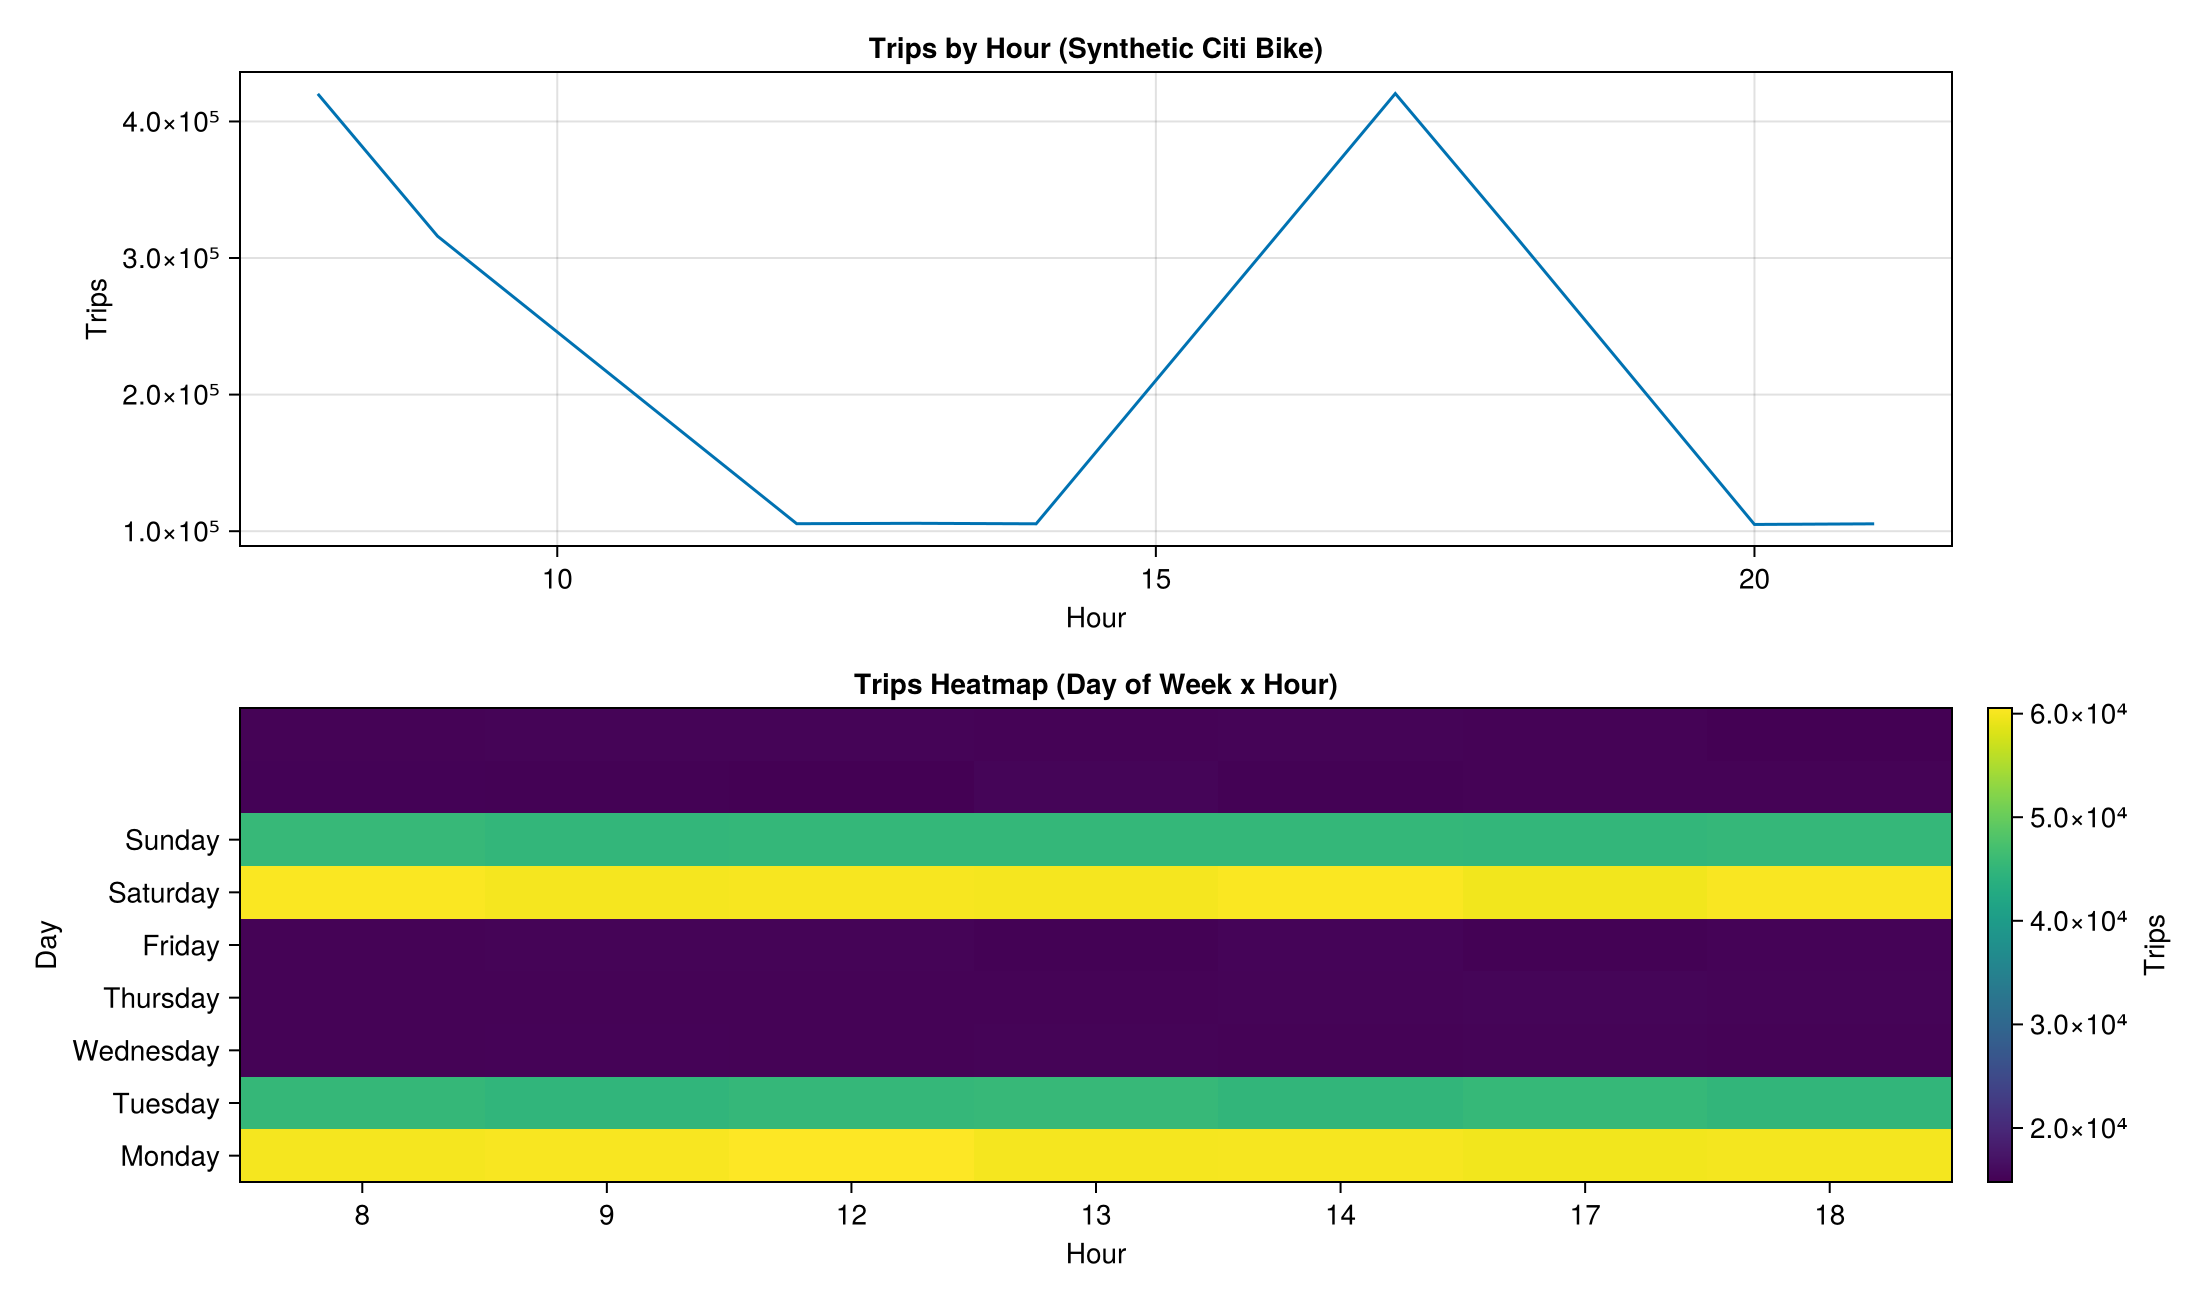

Recreate this plot in Julia.
using DataFrames, Dates, Random, Statistics, StatsBase
using CategoricalArrays
using CairoMakie

# ----------------------------
# 1) Synthetic "Citi Bike-ish" trip generator
# ----------------------------
function make_trips(n::Int; seed=7)
    Random.seed!(seed)

    # A few NYC-ish station names (fake but plausible)
    stations = [
        "W 33 St & 7 Ave", "E 17 St & Broadway", "Union Sq E & E 16 St",
        "Broadway & W 60 St", "Bedford Ave & N 7 St", "Fulton St & Broadway",
        "W 4 St & 7 Ave S", "Grand St & Greene St", "E 72 St & Park Ave",
        "Vesey Pl & River Terrace"
    ]

    # Generate timestamps across 7 days
    start_date = Date(2026, 1, 12) # any week
    days = start_date:(start_date + Day(6))

    # Helper to sample "rush-hour-biased" hours
    # Morning peak around 8–9, evening peak around 17–18, plus some baseline
    rush_hours = vcat(fill(8, 4), fill(9, 3), fill(17, 4), fill(18, 3), 12, 13, 14, 20, 21)
    hour_weights = countmap(rush_hours)
    hours = collect(keys(hour_weights))
    weights = [hour_weights[h] for h in hours]
    hour_sampler = Weights(weights)

    trip_id         = collect(1:n)
    start_station   = Vector{String}(undef, n)
    end_station     = Vector{String}(undef, n)
    started_at      = Vector{DateTime}(undef, n)
    duration_min    = Vector{Float64}(undef, n)

    for i in 1:n
        day = rand(days)

        # pick hour with rush-hour bias
        h = sample(hours, hour_sampler)
        m = rand(0:59)
        s = rand(0:59)

        started = DateTime(day) + Hour(h) + Minute(m) + Second(s)

        start_st = rand(stations)
        # end station is often different but sometimes same
        end_st = rand() < 0.85 ? rand(setdiff(stations, [start_st])) : start_st

        # durations: commute-ish in rush hours, longer on weekends
        weekday = dayofweek(day) in 1:5
        if weekday
            base = (h in (8,9,17,18)) ? rand(6.0:0.5:18.0) : rand(5.0:0.5:25.0)
        else
            base = rand(8.0:0.5:35.0)
        end

        start_station[i] = start_st
        end_station[i] = end_st
        started_at[i] = started
        duration_min[i] = base
    end

    df = DataFrame(
        trip_id = trip_id,
        start_station = start_station,
        end_station = end_station,
        started_at = started_at,
        duration_min = duration_min
    )

    return df
end

trips = make_trips(2_000_000)  

# ----------------------------
# 2) Feature engineering
# ----------------------------
trips.day = Date.(trips.started_at)
trips.hour = hour.(trips.started_at)
trips.dow = dayname.(trips.day)

# Rush-hour indicator
rush_set = Set([8, 9, 17, 18])
trips.is_rush = in.(trips.hour, Ref(rush_set))

# ----------------------------
# 3) Aggregations (fast groupby)
# ----------------------------
rush_share(v) = mean(v)

by_station = combine(groupby(trips, :start_station),
    nrow => :trips,
    :duration_min => mean => :avg_duration,
    :is_rush => rush_share => :rush_share
)

sort!(by_station, :trips, rev=true)

println("\nTop stations by trip volume:")
show(first(by_station, 8), allrows=true, allcols=true)

# Hourly volume profile
by_hour = combine(groupby(trips, :hour), nrow => :trips)
sort!(by_hour, :hour)

# Day-of-week x hour "heatmap" counts
by_dow_hour = combine(groupby(trips, [:dow, :hour]), nrow => :trips)

# Make a stable ordering for the heatmap rows
dow_order = ["Monday", "Tuesday", "Wednesday", "Thursday", "Friday", "Saturday", "Sunday"]
by_dow_hour.dow = categorical(by_dow_hour.dow; levels=dow_order, ordered=true)
sort!(by_dow_hour, [:dow, :hour])

# Pivot into a matrix: rows = DOW, cols = hour
hours_sorted = sort(unique(by_dow_hour.hour))
dows_sorted = dow_order

M = zeros(length(dows_sorted), length(hours_sorted))
for (r, d) in enumerate(dows_sorted)
    for (c, h) in enumerate(hours_sorted)
        idx = findfirst((by_dow_hour.dow .== d) .& (by_dow_hour.hour .== h))
        M[r, c] = isnothing(idx) ? 0 : by_dow_hour.trips[idx]
    end
end

# ----------------------------
# 4) Plotting
# ----------------------------
fig = Figure(size=(1100, 650))

ax1 = Axis(fig[1, 1], title="Trips by Hour (Synthetic Citi Bike)", xlabel="Hour", ylabel="Trips")
lines!(ax1, by_hour.hour, by_hour.trips)

ax2 = Axis(fig[2, 1], title="Trips Heatmap (Day of Week x Hour)", xlabel="Hour", ylabel="Day")

hm = heatmap!(ax2, M)  # just the matrix

# label axes
ax2.xticks = (1:length(hours_sorted), string.(hours_sorted))
ax2.yticks = (1:length(dows_sorted), dows_sorted)

Colorbar(fig[2, 2], hm, label="Trips")

save("rush_hour.png", fig)
println("\nSaved plot -> rush_hour.png")

# ----------------------------
# 5) “Power move”: a simple station score
# ----------------------------
# Rush Hour Score = trips * rush_share / avg_duration
by_station.rush_score = by_station.trips .* by_station.rush_share ./ by_station.avg_duration
sort!(by_station, :rush_score, rev=true)

println("\nStations ranked by Rush Hour Score:")
show(first(by_station, 8), allrows=true, allcols=true)
println()
